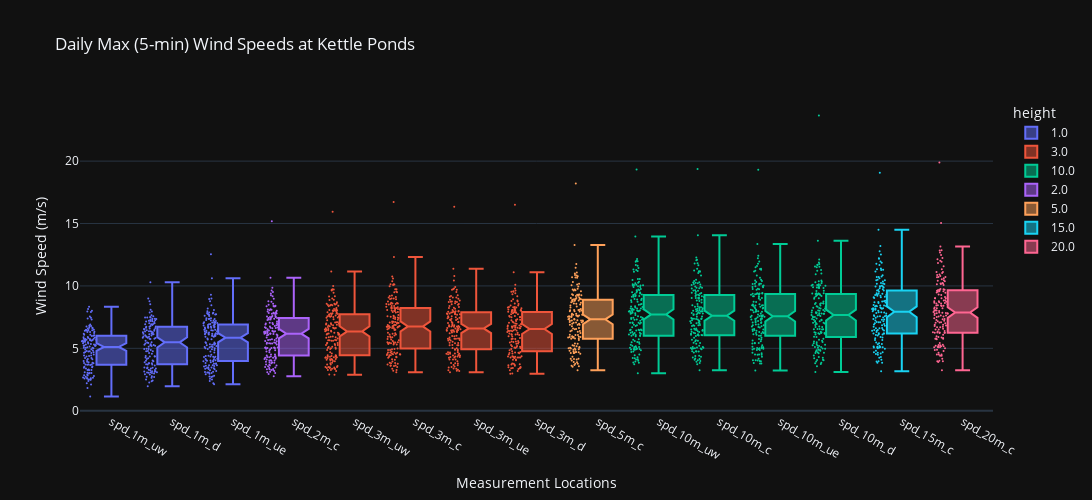

The notebook cell saved with this chart:
### Markdown cell above
Wind speeds agree generally across these, but we should look at correlations as well. The 10m level looks like the best and most consistent across space and time, additionally, that will be consistent with other measurements of wind speed.

### Code cell
# Make a boxplot of the daily average wind speeds at each height and each tower
fig = px.box(sos_daily_max_tidy_df, 
             x='variable', 
             y='value', 
             color='height',
             title='Daily Max (5-min) Wind Speeds at Kettle Ponds',
             # show time in the hover
             hover_data=['time'],
             template='plotly_dark',
             height=500,
             width=1100,
             # widen the box
            boxmode='overlay',
            notched=True,
            points='all',
            category_orders={
                "variable":['spd_1m_uw','spd_1m_d','spd_1m_ue',  'spd_2m_c', 'spd_3m_uw','spd_3m_c', 'spd_3m_ue','spd_3m_d', 'spd_5m_c',
                             'spd_10m_uw','spd_10m_c','spd_10m_ue','spd_10m_d','spd_15m_c', 'spd_20m_c']
            }
            )
# add jitter
fig.update_traces(jitter=0.5, marker=dict(size=2))
# add labels to the x and y axis
fig.update_xaxes(title_text='Measurement Locations')
fig.update_yaxes(title_text='Wind Speed (m/s)')

fig

### Figure 1 — Plotly figure (JSON) as saved in the notebook; plotly's stock layout.template omitted (floating-point values rounded to 4 significant figures; data arrays with more than 128 entries replaced by an {"elided": "..."} marker saying what was removed)
{"data": [{"alignmentgroup": "True", "boxpoints": "all", "customdata": {"elided": "428x1 str values"}, "hovertemplate": "height=1.0<br>variable=%{x}<br>value=%{y}<br>time=%{customdata[0]}<extra></extra>", "jitter": 0.5, "legendgroup": "1.0", "marker": {"color": "#636efa", "size": 2}, "name": "1.0", "notched": true, "offsetgroup": "1.0", "orientation": "v", "showlegend": true, "type": "box", "x": {"elided": "428 str values"}, "x0": " ", "xaxis": "x", "y": {"elided": "428 float values"}, "y0": " ", "yaxis": "y"}, {"alignmentgroup": "True", "boxpoints": "all", "customdata": {"elided": "632x1 str values"}, "hovertemplate": "height=3.0<br>variable=%{x}<br>value=%{y}<br>time=%{customdata[0]}<extra></extra>", "jitter": 0.5, "legendgroup": "3.0", "marker": {"color": "#EF553B", "size": 2}, "name": "3.0", "notched": true, "offsetgroup": "3.0", "orientation": "v", "showlegend": true, "type": "box", "x": {"elided": "632 str values"}, "x0": " ", "xaxis": "x", "y": {"elided": "632 float values"}, "y0": " ", "yaxis": "y"}, {"alignmentgroup": "True", "boxpoints": "all", "customdata": {"elided": "632x1 str values"}, "hovertemplate": "height=10.0<br>variable=%{x}<br>value=%{y}<br>time=%{customdata[0]}<extra></extra>", "jitter": 0.5, "legendgroup": "10.0", "marker": {"color": "#00cc96", "size": 2}, "name": "10.0", "notched": true, "offsetgroup": "10.0", "orientation": "v", "showlegend": true, "type": "box", "x": {"elided": "632 str values"}, "x0": " ", "xaxis": "x", "y": {"elided": "632 float values"}, "y0": " ", "yaxis": "y"}, {"alignmentgroup": "True", "boxpoints": "all", "customdata": {"elided": "158x1 str values"}, "hovertemplate": "height=2.0<br>variable=%{x}<br>value=%{y}<br>time=%{customdata[0]}<extra></extra>", "jitter": 0.5, "legendgroup": "2.0", "marker": {"color": "#ab63fa", "size": 2}, "name": "2.0", "notched": true, "offsetgroup": "2.0", "orientation": "v", "showlegend": true, "type": "box", "x": {"elided": "158 str values"}, "x0": " ", "xaxis": "x", "y": {"elided": "158 float values"}, "y0": " ", "yaxis": "y"}, {"alignmentgroup": "True", "boxpoints": "all", "customdata": {"elided": "158x1 str values"}, "hovertemplate": "height=5.0<br>variable=%{x}<br>value=%{y}<br>time=%{customdata[0]}<extra></extra>", "jitter": 0.5, "legendgroup": "5.0", "marker": {"color": "#FFA15A", "size": 2}, "name": "5.0", "notched": true, "offsetgroup": "5.0", "orientation": "v", "showlegend": true, "type": "box", "x": {"elided": "158 str values"}, "x0": " ", "xaxis": "x", "y": {"elided": "158 float values"}, "y0": " ", "yaxis": "y"}, {"alignmentgroup": "True", "boxpoints": "all", "customdata": {"elided": "158x1 str values"}, "hovertemplate": "height=15.0<br>variable=%{x}<br>value=%{y}<br>time=%{customdata[0]}<extra></extra>", "jitter": 0.5, "legendgroup": "15.0", "marker": {"color": "#19d3f3", "size": 2}, "name": "15.0", "notched": true, "offsetgroup": "15.0", "orientation": "v", "showlegend": true, "type": "box", "x": {"elided": "158 str values"}, "x0": " ", "xaxis": "x", "y": {"elided": "158 float values"}, "y0": " ", "yaxis": "y"}, {"alignmentgroup": "True", "boxpoints": "all", "customdata": {"elided": "157x1 str values"}, "hovertemplate": "height=20.0<br>variable=%{x}<br>value=%{y}<br>time=%{customdata[0]}<extra></extra>", "jitter": 0.5, "legendgroup": "20.0", "marker": {"color": "#FF6692", "size": 2}, "name": "20.0", "notched": true, "offsetgroup": "20.0", "orientation": "v", "showlegend": true, "type": "box", "x": {"elided": "157 str values"}, "x0": " ", "xaxis": "x", "y": {"elided": "157 float values"}, "y0": " ", "yaxis": "y"}], "layout": {"boxmode": "overlay", "height": 500, "legend": {"title": {"text": "height"}, "tracegroupgap": 0}, "title": {"text": "Daily Max (5-min) Wind Speeds at Kettle Ponds"}, "width": 1100, "xaxis": {"anchor": "y", "categoryarray": ["spd_1m_uw", "spd_1m_d", "spd_1m_ue", "spd_2m_c", "spd_3m_uw", "spd_3m_c", "spd_3m_ue", "spd_3m_d", "spd_5m_c", "spd_10m_uw", "spd_10m_c", "spd_10m_ue", "spd_10m_d", "spd_15m_c", "spd_20m_c"], "categoryorder": "array", "domain": [0, 1], "title": {"text": "Measurement Locations"}}, "yaxis": {"anchor": "x", "domain": [0, 1], "title": {"text": "Wind Speed (m/s)"}}}}
